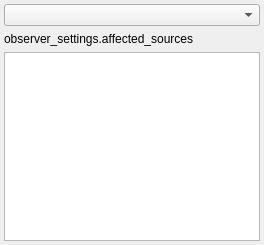
<?xml version="1.0" encoding="UTF-8"?>
<ui version="4.0">
 <class>ActionDelegateEditor</class>
 <widget class="ActionDelegateEditor" name="ActionDelegateEditor">
  <property name="geometry">
   <rect>
    <x>0</x>
    <y>0</y>
    <width>264</width>
    <height>245</height>
   </rect>
  </property>
  <property name="sizePolicy">
   <sizepolicy hsizetype="Minimum" vsizetype="Minimum">
    <horstretch>0</horstretch>
    <verstretch>0</verstretch>
   </sizepolicy>
  </property>
  <property name="minimumSize">
   <size>
    <width>150</width>
    <height>80</height>
   </size>
  </property>
  <property name="windowTitle">
   <string>ActionDelegateEditor</string>
  </property>
  <layout class="QVBoxLayout" name="verticalLayout">
   <property name="sizeConstraint">
    <enum>QLayout::SetMinimumSize</enum>
   </property>
   <property name="leftMargin">
    <number>4</number>
   </property>
   <property name="topMargin">
    <number>4</number>
   </property>
   <property name="rightMargin">
    <number>4</number>
   </property>
   <property name="bottomMargin">
    <number>4</number>
   </property>
   <item>
    <widget class="QComboBox" name="type_select">
     <property name="sizePolicy">
      <sizepolicy hsizetype="MinimumExpanding" vsizetype="Fixed">
       <horstretch>0</horstretch>
       <verstretch>0</verstretch>
      </sizepolicy>
     </property>
    </widget>
   </item>
   <item>
    <widget class="QLabel" name="label_2">
     <property name="sizePolicy">
      <sizepolicy hsizetype="Preferred" vsizetype="Fixed">
       <horstretch>0</horstretch>
       <verstretch>0</verstretch>
      </sizepolicy>
     </property>
     <property name="styleSheet">
      <string notr="true">background-color: none;</string>
     </property>
     <property name="text">
      <string>observer_settings.affected_sources</string>
     </property>
    </widget>
   </item>
   <item>
    <widget class="QPlainTextEdit" name="sources_txt">
     <property name="sizePolicy">
      <sizepolicy hsizetype="MinimumExpanding" vsizetype="Fixed">
       <horstretch>0</horstretch>
       <verstretch>0</verstretch>
      </sizepolicy>
     </property>
     <property name="minimumSize">
      <size>
       <width>0</width>
       <height>30</height>
      </size>
     </property>
    </widget>
   </item>
  </layout>
 </widget>
 <customwidgets>
  <customwidget>
   <class>ActionDelegateEditor</class>
   <extends>QWidget</extends>
   <header>action-delegate-editor.hpp</header>
   <container>1</container>
  </customwidget>
 </customwidgets>
 <resources/>
 <connections/>
</ui>
